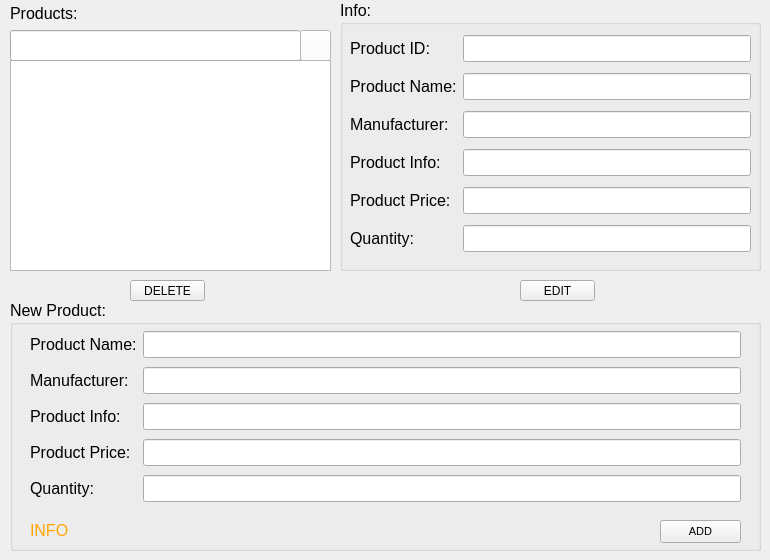
    <widget class="QWidget" name="tab_3">
     <attribute name="title">
      <string>Products</string>
     </attribute>
     <widget class="QLabel" name="label_27">
      <property name="geometry">
       <rect>
        <x>10</x>
        <y>5</y>
        <width>182</width>
        <height>16</height>
       </rect>
      </property>
      <property name="font">
       <font>
        <family>Tahoma</family>
        <pointsize>12</pointsize>
       </font>
      </property>
      <property name="text">
       <string>Products:</string>
      </property>
     </widget>
     <widget class="QGroupBox" name="groupBox_9">
      <property name="geometry">
       <rect>
        <x>340</x>
        <y>0</y>
        <width>421</width>
        <height>271</height>
       </rect>
      </property>
      <property name="font">
       <font>
        <family>Tahoma</family>
        <pointsize>12</pointsize>
       </font>
      </property>
      <property name="title">
       <string>Info:</string>
      </property>
      <widget class="QWidget" name="gridLayoutWidget_7">
       <property name="geometry">
        <rect>
         <x>10</x>
         <y>30</y>
         <width>401</width>
         <height>231</height>
        </rect>
       </property>
       <layout class="QGridLayout" name="gridLayout_7" rowstretch="0,0,0,0,0,0">
        <item row="3" column="1">
         <widget class="QLineEdit" name="prod_info_line">
          <property name="enabled">
           <bool>true</bool>
          </property>
          <property name="font">
           <font>
            <family>Tahoma</family>
            <pointsize>12</pointsize>
           </font>
          </property>
          <property name="alignment">
           <set>Qt::AlignRight|Qt::AlignTrailing|Qt::AlignVCenter</set>
          </property>
          <property name="readOnly">
           <bool>true</bool>
          </property>
         </widget>
        </item>
        <item row="4" column="0">
         <widget class="QLabel" name="car_model_label_15">
          <property name="font">
           <font>
            <family>Tahoma</family>
            <pointsize>12</pointsize>
           </font>
          </property>
          <property name="text">
           <string>Product Price:</string>
          </property>
         </widget>
        </item>
        <item row="1" column="0">
         <widget class="QLabel" name="car_make_label_7">
          <property name="font">
           <font>
            <family>Tahoma</family>
            <pointsize>12</pointsize>
           </font>
          </property>
          <property name="text">
           <string>Product Name:</string>
          </property>
         </widget>
        </item>
        <item row="3" column="0">
         <widget class="QLabel" name="car_model_label_13">
          <property name="font">
           <font>
            <family>Tahoma</family>
            <pointsize>12</pointsize>
           </font>
          </property>
          <property name="text">
           <string>Product Info:</string>
          </property>
         </widget>
        </item>
        <item row="0" column="1">
         <widget class="QLineEdit" name="product_id_line">
          <property name="enabled">
           <bool>true</bool>
          </property>
          <property name="font">
           <font>
            <family>Tahoma</family>
            <pointsize>12</pointsize>
           </font>
          </property>
          <property name="alignment">
           <set>Qt::AlignRight|Qt::AlignTrailing|Qt::AlignVCenter</set>
          </property>
          <property name="readOnly">
           <bool>true</bool>
          </property>
         </widget>
        </item>
        <item row="2" column="0">
         <widget class="QLabel" name="car_model_label_14">
          <property name="font">
           <font>
            <family>Tahoma</family>
            <pointsize>12</pointsize>
           </font>
          </property>
          <property name="text">
           <string>Manufacturer:</string>
          </property>
         </widget>
        </item>
        <item row="4" column="1">
         <widget class="QLineEdit" name="prod_price_line">
          <property name="enabled">
           <bool>true</bool>
          </property>
          <property name="font">
           <font>
            <family>Tahoma</family>
            <pointsize>12</pointsize>
           </font>
          </property>
          <property name="alignment">
           <set>Qt::AlignRight|Qt::AlignTrailing|Qt::AlignVCenter</set>
          </property>
          <property name="readOnly">
           <bool>true</bool>
          </property>
         </widget>
        </item>
        <item row="1" column="1">
         <widget class="QLineEdit" name="product_name_line">
          <property name="enabled">
           <bool>true</bool>
          </property>
          <property name="font">
           <font>
            <family>Tahoma</family>
            <pointsize>12</pointsize>
           </font>
          </property>
          <property name="alignment">
           <set>Qt::AlignRight|Qt::AlignTrailing|Qt::AlignVCenter</set>
          </property>
          <property name="readOnly">
           <bool>true</bool>
          </property>
         </widget>
        </item>
        <item row="5" column="0">
         <widget class="QLabel" name="car_client_id_label_5">
          <property name="font">
           <font>
            <family>Tahoma</family>
            <pointsize>12</pointsize>
           </font>
          </property>
          <property name="text">
           <string>Quantity:</string>
          </property>
         </widget>
        </item>
        <item row="5" column="1">
         <widget class="QLineEdit" name="prod_quant_line">
          <property name="enabled">
           <bool>true</bool>
          </property>
          <property name="font">
           <font>
            <family>Tahoma</family>
            <pointsize>12</pointsize>
           </font>
          </property>
          <property name="alignment">
           <set>Qt::AlignRight|Qt::AlignTrailing|Qt::AlignVCenter</set>
          </property>
          <property name="readOnly">
           <bool>true</bool>
          </property>
         </widget>
        </item>
        <item row="0" column="0">
         <widget class="QLabel" name="car_id_label_3">
          <property name="font">
           <font>
            <family>Tahoma</family>
            <pointsize>12</pointsize>
           </font>
          </property>
          <property name="text">
           <string>Product ID:</string>
          </property>
         </widget>
        </item>
        <item row="2" column="1">
         <widget class="QLineEdit" name="manufacturer_line">
          <property name="enabled">
           <bool>true</bool>
          </property>
          <property name="font">
           <font>
            <family>Tahoma</family>
            <pointsize>12</pointsize>
           </font>
          </property>
          <property name="alignment">
           <set>Qt::AlignRight|Qt::AlignTrailing|Qt::AlignVCenter</set>
          </property>
          <property name="readOnly">
           <bool>true</bool>
          </property>
         </widget>
        </item>
       </layout>
      </widget>
     </widget>
     <widget class="QPushButton" name="edit_product_btn">
      <property name="geometry">
       <rect>
        <x>520</x>
        <y>280</y>
        <width>75</width>
        <height>21</height>
       </rect>
      </property>
      <property name="text">
       <string>EDIT</string>
      </property>
     </widget>
     <widget class="QListWidget" name="productslistWidget">
      <property name="geometry">
       <rect>
        <x>10</x>
        <y>60</y>
        <width>321</width>
        <height>211</height>
       </rect>
      </property>
     </widget>
     <widget class="QLineEdit" name="search_product_line">
      <property name="geometry">
       <rect>
        <x>10</x>
        <y>30</y>
        <width>291</width>
        <height>31</height>
       </rect>
      </property>
      <property name="font">
       <font>
        <family>Tahoma</family>
        <pointsize>12</pointsize>
       </font>
      </property>
     </widget>
     <widget class="QPushButton" name="search_product_button">
      <property name="geometry">
       <rect>
        <x>300</x>
        <y>30</y>
        <width>31</width>
        <height>31</height>
       </rect>
      </property>
      <property name="styleSheet">
       <string notr="true">background:white;</string>
      </property>
      <property name="text">
       <string/>
      </property>
      <property name="icon">
       <iconset>
        <normaloff>search.png</normaloff>search.png</iconset>
      </property>
      <property name="iconSize">
       <size>
        <width>16</width>
        <height>16</height>
       </size>
      </property>
     </widget>
     <widget class="QPushButton" name="delete_product_btn">
      <property name="geometry">
       <rect>
        <x>130</x>
        <y>280</y>
        <width>75</width>
        <height>21</height>
       </rect>
      </property>
      <property name="text">
       <string>DELETE</string>
      </property>
     </widget>
     <widget class="QGroupBox" name="groupBox_10">
      <property name="geometry">
       <rect>
        <x>10</x>
        <y>300</y>
        <width>751</width>
        <height>251</height>
       </rect>
      </property>
      <property name="font">
       <font>
        <family>Tahoma</family>
        <pointsize>12</pointsize>
       </font>
      </property>
      <property name="title">
       <string>New Product:</string>
      </property>
      <widget class="QLabel" name="prod_info_label">
       <property name="geometry">
        <rect>
         <x>20</x>
         <y>220</y>
         <width>611</width>
         <height>21</height>
        </rect>
       </property>
       <property name="font">
        <font>
         <family>Tahoma</family>
         <pointsize>12</pointsize>
        </font>
       </property>
       <property name="styleSheet">
        <string notr="true">color:orange</string>
       </property>
       <property name="text">
        <string>INFO</string>
       </property>
      </widget>
      <widget class="QWidget" name="gridLayoutWidget_8">
       <property name="geometry">
        <rect>
         <x>20</x>
         <y>28</y>
         <width>711</width>
         <height>181</height>
        </rect>
       </property>
       <layout class="QGridLayout" name="gridLayout_8" rowstretch="0,0,0,0,0">
        <item row="0" column="0">
         <widget class="QLabel" name="label_28">
          <property name="font">
           <font>
            <family>Tahoma</family>
            <pointsize>12</pointsize>
           </font>
          </property>
          <property name="text">
           <string>Product Name:</string>
          </property>
         </widget>
        </item>
        <item row="2" column="1">
         <widget class="QLineEdit" name="new_prod_info_line">
          <property name="enabled">
           <bool>true</bool>
          </property>
          <property name="font">
           <font>
            <family>Tahoma</family>
            <pointsize>12</pointsize>
           </font>
          </property>
          <property name="alignment">
           <set>Qt::AlignRight|Qt::AlignTrailing|Qt::AlignVCenter</set>
          </property>
          <property name="readOnly">
           <bool>false</bool>
          </property>
         </widget>
        </item>
        <item row="4" column="1">
         <widget class="QLineEdit" name="new_prod_quant_line">
          <property name="enabled">
           <bool>true</bool>
          </property>
          <property name="font">
           <font>
            <family>Tahoma</family>
            <pointsize>12</pointsize>
           </font>
          </property>
          <property name="alignment">
           <set>Qt::AlignRight|Qt::AlignTrailing|Qt::AlignVCenter</set>
          </property>
          <property name="readOnly">
           <bool>false</bool>
          </property>
         </widget>
        </item>
        <item row="3" column="1">
         <widget class="QLineEdit" name="new_prod_price_line">
          <property name="enabled">
           <bool>true</bool>
          </property>
          <property name="font">
           <font>
            <family>Tahoma</family>
            <pointsize>12</pointsize>
           </font>
          </property>
          <property name="alignment">
           <set>Qt::AlignRight|Qt::AlignTrailing|Qt::AlignVCenter</set>
          </property>
          <property name="readOnly">
           <bool>false</bool>
          </property>
         </widget>
        </item>
        <item row="0" column="1">
         <widget class="QLineEdit" name="new_prod_name_line">
          <property name="enabled">
           <bool>true</bool>
          </property>
          <property name="font">
           <font>
            <family>Tahoma</family>
            <pointsize>12</pointsize>
           </font>
          </property>
          <property name="alignment">
           <set>Qt::AlignRight|Qt::AlignTrailing|Qt::AlignVCenter</set>
          </property>
          <property name="readOnly">
           <bool>false</bool>
          </property>
         </widget>
        </item>
        <item row="2" column="0">
         <widget class="QLabel" name="label_29">
          <property name="font">
           <font>
            <family>Tahoma</family>
            <pointsize>12</pointsize>
           </font>
          </property>
          <property name="text">
           <string>Product Info:</string>
          </property>
         </widget>
        </item>
        <item row="1" column="0">
         <widget class="QLabel" name="label_30">
          <property name="font">
           <font>
            <family>Tahoma</family>
            <pointsize>12</pointsize>
           </font>
          </property>
          <property name="text">
           <string>Manufacturer:</string>
          </property>
         </widget>
        </item>
        <item row="1" column="1">
         <widget class="QLineEdit" name="new_prod_man_line">
          <property name="enabled">
           <bool>true</bool>
          </property>
          <property name="font">
           <font>
            <family>Tahoma</family>
            <pointsize>12</pointsize>
           </font>
          </property>
          <property name="alignment">
           <set>Qt::AlignRight|Qt::AlignTrailing|Qt::AlignVCenter</set>
          </property>
          <property name="readOnly">
           <bool>false</bool>
          </property>
         </widget>
        </item>
        <item row="4" column="0">
         <widget class="QLabel" name="label_31">
          <property name="font">
           <font>
            <family>Tahoma</family>
            <pointsize>12</pointsize>
           </font>
          </property>
          <property name="text">
           <string>Quantity:</string>
          </property>
         </widget>
        </item>
        <item row="3" column="0">
         <widget class="QLabel" name="label_32">
          <property name="font">
           <font>
            <family>Tahoma</family>
            <pointsize>12</pointsize>
           </font>
          </property>
          <property name="text">
           <string>Product Price:</string>
          </property>
         </widget>
        </item>
       </layout>
      </widget>
      <widget class="QPushButton" name="add_prod_btn">
       <property name="geometry">
        <rect>
         <x>650</x>
         <y>220</y>
         <width>81</width>
         <height>23</height>
        </rect>
       </property>
       <property name="font">
        <font>
         <pointsize>8</pointsize>
        </font>
       </property>
       <property name="text">
        <string>ADD</string>
       </property>
      </widget>
     </widget>
    </widget>
